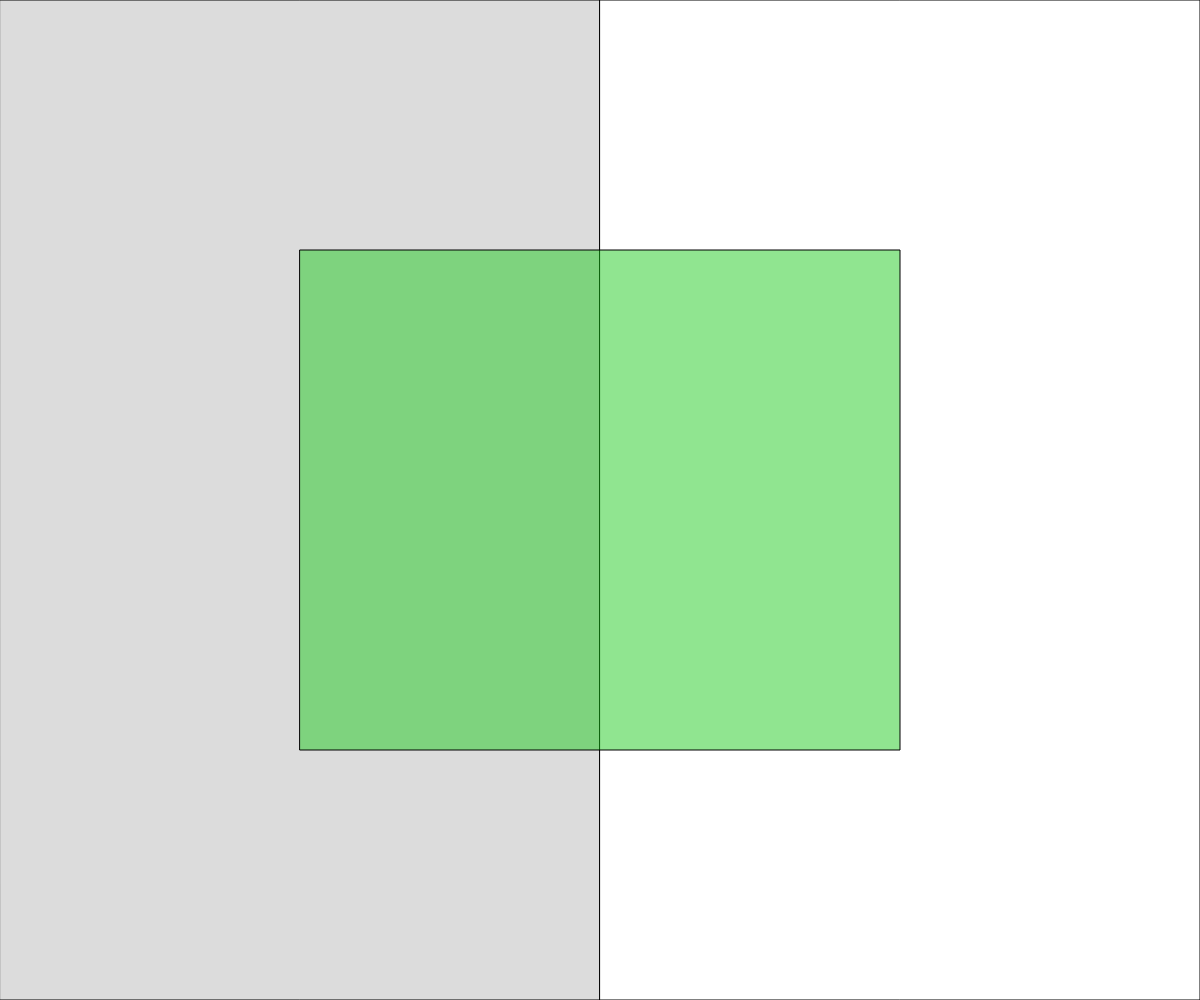
Frame 1 (no input)
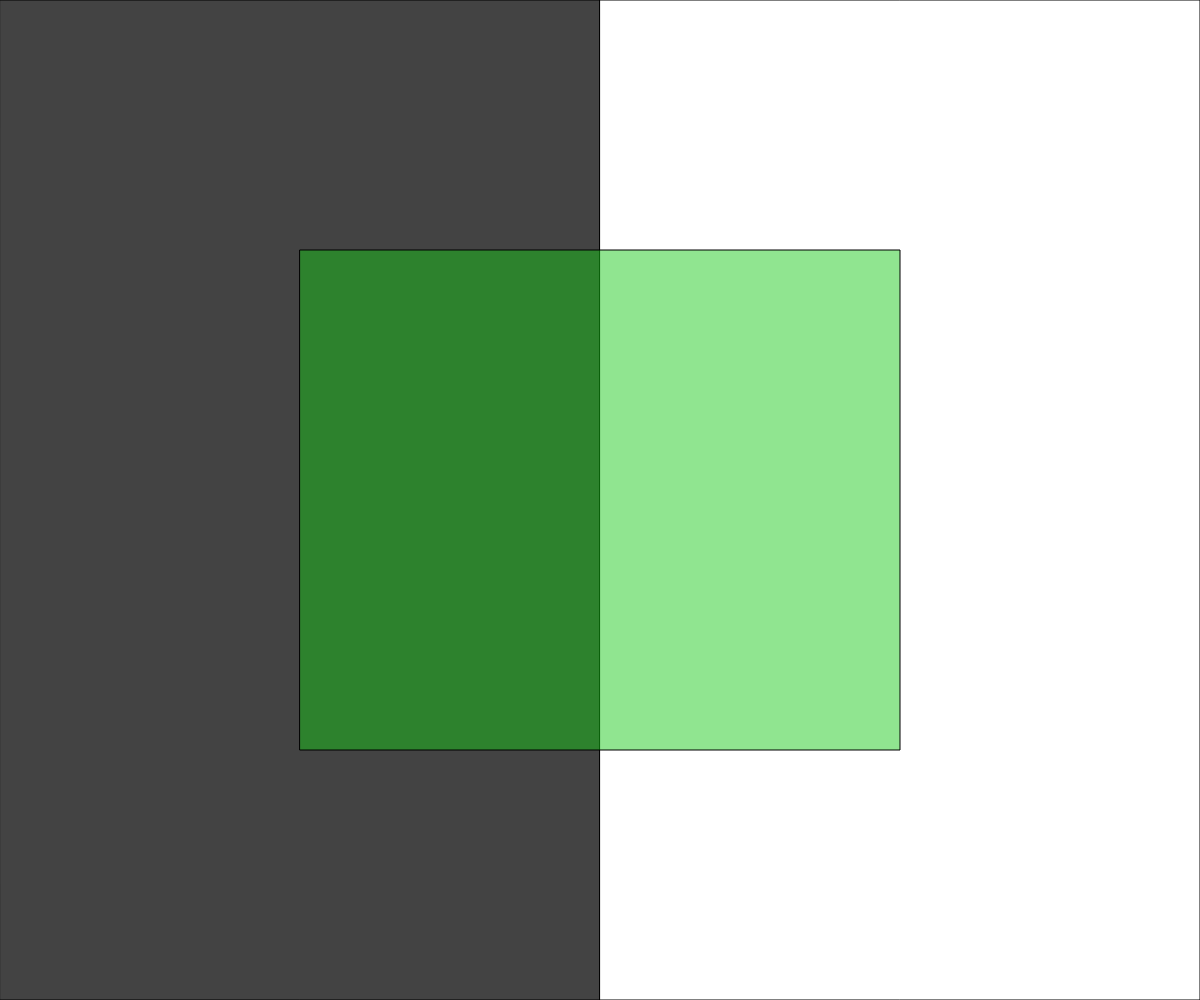
Frame 60 (no input)
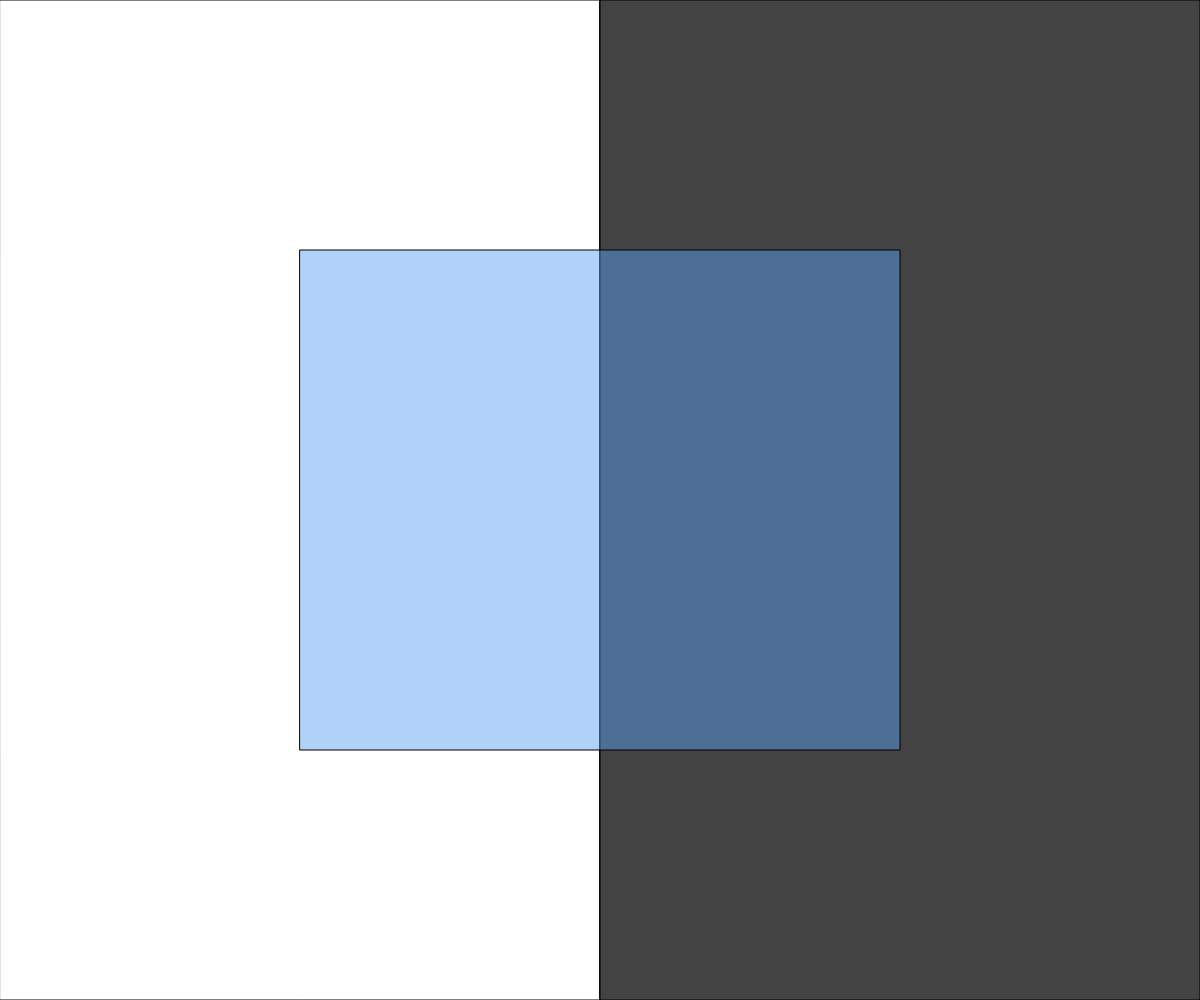
Frame 120 (the mouse pressed at the canvas centre since frame 60)

The p5.js sketch that drew these frames (run headless with seeded random() and noise() and a simulated clock; from frame 60 on, the mouse is pressed at the canvas centre):

// p5.js sketch
// ── sketch.js
// Project Title
// Your Name
// Date
//
// Extra for Experts:
// - describe what you did to take this project "above and beyond"

let onLeft, onRight; // boolians
let leftFade = 0;
let rightFade = 0;
const FADE_SPEED = 3;


function setup() {
  createCanvas(windowWidth, windowHeight);
  onLeft = true;
  onRight = false;
}

function updateCurrentSide(){
//update the state variable to represent which side the mouse curser is one

  if(mouseX < width/2){
    print("left);")
    //mouse is on the left
    onLeft = true;
    onRight = false;
  }
  else{
    //mouse is on the right
    print("right");
    onRight = true;
    onLeft = false;
  }
  print(onLeft,onRight);

}

function renderRectangle(){
  //draw two rectangles of varying fills

  if(onLeft){ //onleft = true
    fill(0,leftFade);
    leftFade += FADE_SPEED;
  }
  else {
    fill(255);
    leftFade = 0;
  }
  rect(0,0,width/2,height);
  
  if(onRight){
    fill(0,rightFade);
    rightFade += FADE_SPEED;
  }
  else {
    fill(255);
    rightFade = 0;
  }
  rect(width/2,0,width/2,height);
}

function draw() {
  background(220);
  updateCurrentSide();
  //print("left:"  + onLeft + "  Right:  " + onRight);
  renderRectangle();
  if(mouseX > width*.25 ** mouseX < width*.75 && mouseY > height*.25 && mouseY < height*.75){
    fill(90,160,240,120);
  }
  else {
    fill(20,200,20,120);
  }
  
  rect(width*.25,height*.25, width/2,height/2);
}
